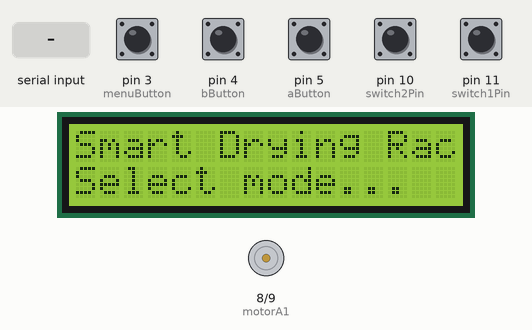
Recording of a sketch running on a simulated Arduino Uno, built with avr-gcc and run on an emulated ATmega328P. On the bench: 16×2 character LCD, motor-driver pin pairs drawn as motors (green arrow = first pin HIGH = forward, orange = second pin HIGH = backward, longer = more drive). The inputs (shaded band) are chosen by the test bench; at power-on: pin 3 (menuButton), pin 4 (bButton), pin 5 (aButton), pin 10 (switch2Pin), pin 11 (switch1Pin) HIGH. What the sketch prints to the serial monitor is not drawn.

Above: at 1.3 s.
1.4 s: "1\n" received over the second serial link
At 3.0 s:
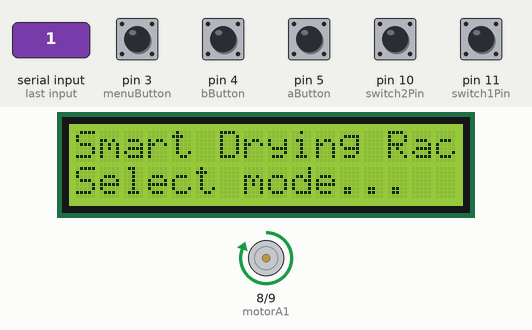
4.1 s: "0\n" received over the second serial link
At 4.8 s:
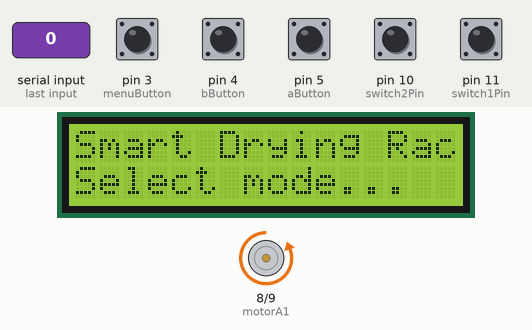
6.8 s: pin 4 (bButton) pulled LOW for 2.4 s
At 11.3 s:
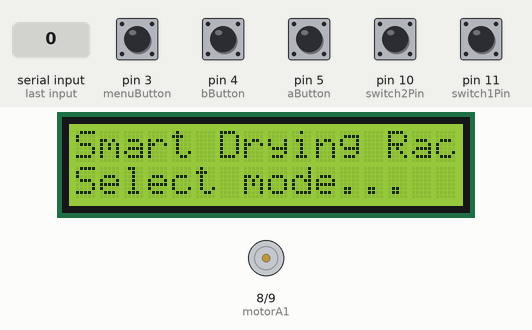
Timing chart, 0 to 12.8 s (numbered marks = the images above; inputs shaded):
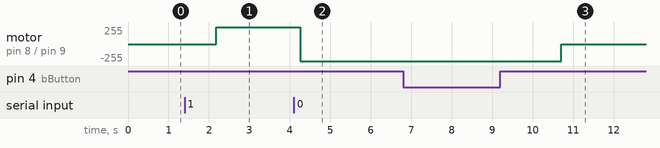

The sketch:

main.ino
```cpp
#include <SoftwareSerial.h>
#include <DHT.h>
#include "control.h"
#include "user_interface.h"
#include "remote.h"
#include "sensor.h"

#define menuButton 3
#define aButton 5
#define bButton 4

#define rainSensor A0
#define lightSensor A1
#define dhtPin 6
DHT dht(dhtPin, DHT11);

// Motor & limit switches
int motorA1 = 8;
int motorA2 = 9;
int switch1Pin = 11;
int switch2Pin = 10;

// UART for ESP32/Blynk
SoftwareSerial mySerial(12, 13); // TX=12, RX=13

// Mode enum
enum Mode { MODE_MENU, MODE_AUTO, MODE_MANUAL };
Mode currentMode = MODE_MENU;

// Sensor values
float temperature, humidity;
int rainValue, lightValue;

void setup() {
  Serial.begin(9600);
  mySerial.begin(9600);

  // Pin setup
  pinMode(menuButton, INPUT_PULLUP);
  pinMode(aButton, INPUT_PULLUP);
  pinMode(bButton, INPUT_PULLUP);
  pinMode(motorA1, OUTPUT);
  pinMode(motorA2, OUTPUT);
  pinMode(switch1Pin, INPUT_PULLUP);
  pinMode(switch2Pin, INPUT_PULLUP);

  dht.begin();
  stopMotor();

  initLCD();
  menu();
  mySerial.println("ARDUINO:READY");
}

void loop() {
  // Đọc cảm biến
  readSensors(temperature, humidity, rainValue, lightValue);

  // Gửi dữ liệu sang ESP32
  String data = "TEMP:" + String(temperature) + ",HUMI:" + String(humidity) +
                ",RAIN:" + String(rainValue) + ",LUX:" + String(lightValue);
  mySerial.println(data);

  // Nhận lệnh từ ESP32 (Blynk)
  if (mySerial.available() > 0) {
    String cmd = mySerial.readStringUntil('\n');
    Serial.print("Received from ESP32: ");
    Serial.println(cmd);
    handleRemoteCommand(cmd);

    // Nếu đang điều khiển từ xa, ưu tiên xử lý
    if (remoteControl) {
      if (remoteCmd == 1 && digitalRead(switch1Pin) == HIGH) {
        left();
      } else if (remoteCmd == 0 && digitalRead(switch2Pin) == HIGH) {
        right();
      } else {
        stopMotor();
      }
      return;
    }
  }

  // Chuyển chế độ bằng nút
  if (digitalRead(menuButton) == LOW) {
    currentMode = MODE_MENU;
    menu();
    delay(500);
  }

  // Xử lý theo chế độ
  switch (currentMode) {
    case MODE_MENU:
      if (digitalRead(aButton) == LOW) {
        currentMode = MODE_AUTO;
        delay(300);
      }
      else if (digitalRead(bButton) == LOW) {
        currentMode = MODE_MANUAL;
        delay(300);
      }
      break;

    case MODE_AUTO:
      automaticMode(temperature, humidity, rainValue < 500, lightValue);
      if (rainValue < 500) {
        if (digitalRead(switch1Pin) == HIGH) left();
        else stopMotor();
      } else {
        if (digitalRead(switch2Pin) == HIGH) right();
        else stopMotor();
      }
      break;

    case MODE_MANUAL:
      manualMode();
      if (digitalRead(bButton) == LOW && digitalRead(switch2Pin) == HIGH) right();
      else if (digitalRead(aButton) == LOW && digitalRead(switch1Pin) == HIGH) left();
      else stopMotor();
      break;
  }

  delay(2000); // Delay tránh đọc nút liên tục
}
```

control.h
```cpp
// control.h
#ifndef CONTROL_H
#define CONTROL_H

void left();
void right();
void stopMotor();
void automaticMode(float temp, float hum, bool isRaining, int light);
void manualMode();

#endif
```

control.ino
```cpp
// control.cpp
#include "control.h"
#include <Arduino.h>

extern int motorA1;
extern int motorA2;

void left() {
  digitalWrite(motorA1, HIGH);
  digitalWrite(motorA2, LOW);
}

void right() {
  digitalWrite(motorA1, LOW);
  digitalWrite(motorA2, HIGH);
}

void stopMotor() {
  digitalWrite(motorA1, LOW);
  digitalWrite(motorA2, LOW);
}

void automaticMode(float temp, float hum, bool isRaining, int light) {
  // logic tự động, có thể mở rộng
}

void manualMode() {
  // Hiện tại để trống nếu chưa cần xử lý riêng
}
```

remote.cpp
```cpp
// remote.cpp
#include "remote.h"

bool remoteControl = false;
int remoteCmd = -1;

void handleRemoteCommand(String cmd) {
  if (cmd == "1") {
    remoteControl = true;
    remoteCmd = 1;
  } else if (cmd == "0") {
    remoteControl = true;
    remoteCmd = 0;
  } else {
    remoteControl = false;
    remoteCmd = -1;
  }
}
```

remote.h
```cpp
// remote.h
#ifndef REMOTE_H
#define REMOTE_H

void handleRemoteCommand(String cmd);
extern bool remoteControl;
extern int remoteCmd;

#endif
```

sensor.h
```cpp
// sensor.h
#ifndef SENSOR_H
#define SENSOR_H

void readSensors(float &temp, float &hum, int &rain, int &light);

#endif
```

user_interface.cpp
```cpp
// user_interface.cpp
#include "user_interface.h"
#include <LiquidCrystal_I2C.h>

LiquidCrystal_I2C lcd(0x27, 16, 2);

void initLCD() {
  lcd.init();
  lcd.backlight();
}

void menu() {
  lcd.clear();
  lcd.setCursor(0, 0);
  lcd.print("Smart Drying Rack");
  lcd.setCursor(0, 1);
  lcd.print("Select mode...");
}
```

user_interface.h
```cpp
// user_interface.h
#ifndef USER_INTERFACE_H
#define USER_INTERFACE_H

void initLCD();
void menu();

#endif
```

Measured:
- after the input at 1.4 s, motor on pin 8 (motorA1) / pin 9 (motorA2): stopped → forward 255/255 after 0.79 s
- after the input at 4.1 s, motor on pin 8 (motorA1) / pin 9 (motorA2): forward 255/255 → backward 255/255 after 0.16 s
- after the input at 6.8 s, motor on pin 8 (motorA1) / pin 9 (motorA2): backward 255/255 → stopped after 3.9 s
